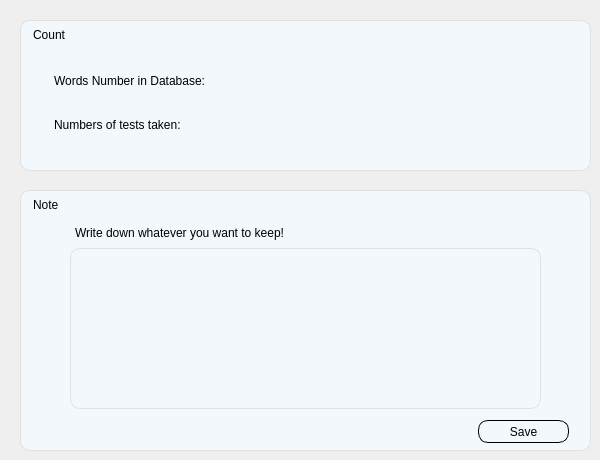
        <widget class="QWidget" name="page_3">
         <widget class="QFrame" name="frame_10">
          <property name="geometry">
           <rect>
            <x>20</x>
            <y>20</y>
            <width>571</width>
            <height>151</height>
           </rect>
          </property>
          <property name="styleSheet">
           <string notr="true">*{
background-color: rgb(243, 248, 252);
border: 1px solid  rgba(204, 204, 204, 0.5);
border-radius: 10px;
        padding: 10px;
}
QFrame:hover {
border: 3px solid rgba(85, 170, 255,0.2);
		padding:7px
}</string>
          </property>
          <property name="frameShape">
           <enum>QFrame::StyledPanel</enum>
          </property>
          <property name="frameShadow">
           <enum>QFrame::Raised</enum>
          </property>
          <widget class="QLabel" name="label_8">
           <property name="geometry">
            <rect>
             <x>9</x>
             <y>4</y>
             <width>111</width>
             <height>21</height>
            </rect>
           </property>
           <property name="styleSheet">
            <string notr="true">background: none;
border: none ;
padding: 1px</string>
           </property>
           <property name="text">
            <string>Count</string>
           </property>
          </widget>
          <widget class="QLabel" name="wordNumber_label">
           <property name="geometry">
            <rect>
             <x>30</x>
             <y>50</y>
             <width>251</width>
             <height>21</height>
            </rect>
           </property>
           <property name="styleSheet">
            <string notr="true">background: none;
border: none ;
padding: 1px</string>
           </property>
           <property name="text">
            <string>Words Number in Database: </string>
           </property>
          </widget>
          <widget class="QLabel" name="testNumber_label">
           <property name="geometry">
            <rect>
             <x>30</x>
             <y>94</y>
             <width>341</width>
             <height>21</height>
            </rect>
           </property>
           <property name="styleSheet">
            <string notr="true">background: none;
border: none ;
padding: 1px</string>
           </property>
           <property name="text">
            <string>Numbers of tests taken: </string>
           </property>
          </widget>
         </widget>
         <widget class="QFrame" name="frame_11">
          <property name="geometry">
           <rect>
            <x>20</x>
            <y>190</y>
            <width>571</width>
            <height>261</height>
           </rect>
          </property>
          <property name="styleSheet">
           <string notr="true">*{
background-color: rgb(243, 248, 252);
border: 1px solid  rgba(204, 204, 204, 0.5);
border-radius: 10px;
        padding: 10px;
}
QFrame:hover {
border: 3px solid rgba(85, 170, 255,0.2);
		padding:7px
}</string>
          </property>
          <property name="frameShape">
           <enum>QFrame::StyledPanel</enum>
          </property>
          <property name="frameShadow">
           <enum>QFrame::Raised</enum>
          </property>
          <widget class="QLabel" name="label_11">
           <property name="geometry">
            <rect>
             <x>9</x>
             <y>4</y>
             <width>111</width>
             <height>21</height>
            </rect>
           </property>
           <property name="styleSheet">
            <string notr="true">background: none;
border: none ;
padding: 1px</string>
           </property>
           <property name="text">
            <string>Note</string>
           </property>
          </widget>
          <widget class="QTextEdit" name="noteShown_textEdit">
           <property name="geometry">
            <rect>
             <x>50</x>
             <y>58</y>
             <width>471</width>
             <height>161</height>
            </rect>
           </property>
           <property name="styleSheet">
            <string notr="true">*{
border-radius: 10px;
        padding: 5px;
}


QTextEdit:hover{
	border: 1px solid rgb(19, 112, 243);
	border-color: rgb(19, 112, 243);
	color: rgb(53, 132, 245);
	
	background-color: rgb(224, 234, 253);

}

QTextEdit {
    font-family: Garamond ;
	font-size: 16px;
}

</string>
           </property>
           <property name="html">
            <string>&lt;!DOCTYPE HTML PUBLIC &quot;-//W3C//DTD HTML 4.0//EN&quot; &quot;http://www.w3.org/TR/REC-html40/strict.dtd&quot;&gt;
&lt;html&gt;&lt;head&gt;&lt;meta name=&quot;qrichtext&quot; content=&quot;1&quot; /&gt;&lt;style type=&quot;text/css&quot;&gt;
p, li { white-space: pre-wrap; }
&lt;/style&gt;&lt;/head&gt;&lt;body style=&quot; font-family:'Garamond'; font-size:16px; font-weight:400; font-style:normal;&quot;&gt;
&lt;p style=&quot;-qt-paragraph-type:empty; margin-top:0px; margin-bottom:0px; margin-left:0px; margin-right:0px; -qt-block-indent:0; text-indent:0px;&quot;&gt;&lt;br /&gt;&lt;/p&gt;&lt;/body&gt;&lt;/html&gt;</string>
           </property>
          </widget>
          <widget class="QLabel" name="testNumber_label_2">
           <property name="geometry">
            <rect>
             <x>51</x>
             <y>32</y>
             <width>341</width>
             <height>21</height>
            </rect>
           </property>
           <property name="styleSheet">
            <string notr="true">background: none;
border: none ;
padding: 1px</string>
           </property>
           <property name="text">
            <string>Write down whatever you want to keep! </string>
           </property>
          </widget>
         </widget>
         <widget class="QPushButton" name="save_note_btn">
          <property name="geometry">
           <rect>
            <x>478</x>
            <y>420</y>
            <width>91</width>
            <height>23</height>
           </rect>
          </property>
          <property name="styleSheet">
           <string notr="true">*{background-color: rgb(243, 248, 252);
border: 1px solid rgb(0, 0, 0);
border-radius: 10px;
        padding: 1px;
}

QPushButton:hover{
	
	border-color: rgb(19, 112, 243);
	color: rgb(53, 132, 245);
	
	background-color: rgb(224, 234, 253);

}

</string>
          </property>
          <property name="text">
           <string>Save</string>
          </property>
         </widget>
        </widget>
